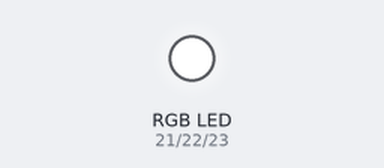
Bench run of a sketch on a simulated Arduino Mega 2560, built with avr-gcc and run on an emulated ATmega2560. Shown: an RGB LED mixed from three pins (HIGH = lit).

Above: at 1.0 s.
At 3.05 s:
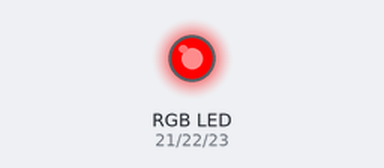
At 3.8 s:
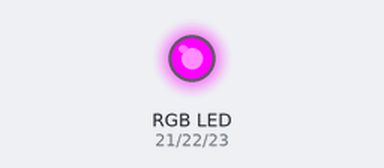
Timing chart, 0 to 4.9 s (numbered marks = the images above):
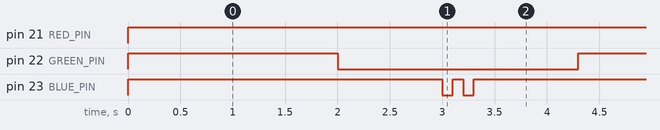

Measured:
- by itself, pin 21 (RED_PIN): LOW → HIGH at 0.00 s
- by itself, pin 22 (GREEN_PIN): alternates HIGH for 2.0 s and LOW for 2.3 s
- by itself, pin 23 (BLUE_PIN): repeats every 4.3 s: LOW 0.10 s, HIGH 0.10 s, LOW 0.10 s, HIGH 4.0 s

The sketch:

rgbled.ino
```cpp
#include "xts_dev_rgbled.h"

RGBLed led;

// 209, 228, 194 -> vert pastel
// 182, 237, 141 -> bleu pastel


void setup() {
    led.setup();
}

void loop() {
    led.rgb( 209, 228, 194 );
    delay(1000);
    led.rgb( 182, 237, 141 );
    delay(1000);
    led.rgb( 187,  74, 230 ); // purple
    delay(1000);

    led.drive_led(true);
    delay(100);
    led.drive_led(false);
    delay(100);
    led.drive_led(true);
    delay(100);
    led.drive_led(false);
    delay(1000);

}
```

xts_dev_arduino_rgbled.cpp
```cpp
// #include "top.h"

/**
 * RGB led driver API
 *
 *
 * Xtase - fgalliat @Mar 2020
 *
 */

#include "Arduino.h"

#include "xts_dev_rgbled.h"

#define RED_PIN   21
#define GREEN_PIN 22
#define BLUE_PIN  23

RGBLed::RGBLed() {
}

bool RGBLed::setup() {
    pinMode(RED_PIN, OUTPUT);   digitalWrite(RED_PIN, LOW);
    pinMode(GREEN_PIN, OUTPUT); digitalWrite(GREEN_PIN, LOW);
    pinMode(BLUE_PIN, OUTPUT);  digitalWrite(BLUE_PIN, LOW);

    off(); // saves init values
    return true;
}

void RGBLed::off() {
    rgb(0x00, 0x00, 0x00);
}

void RGBLed::save(uint8_t r, uint8_t g, uint8_t b) {
    red = r;
    green = g;
    blue = b;
}
void RGBLed::restore() {
    setState(red, green, blue);
}
void RGBLed::setState(uint8_t r, uint8_t g, uint8_t b) {
    analogWrite(RED_PIN, r);
    analogWrite(GREEN_PIN, g);
    analogWrite(BLUE_PIN, b);
}

void RGBLed::rgb(uint8_t r, uint8_t g, uint8_t b) {
    save(r, g, b);
    setState(r, g, b);
}

void RGBLed::clr_red() {
    rgb(0xFF, 0x00, 0x00);
}
void RGBLed::clr_green() {
    rgb(0x00, 0xFF, 0x00);
}
void RGBLed::clr_blue() {
    rgb(0x00, 0x00, 0xFF);
}

void RGBLed::drive_led(bool state) {
    if ( state ) {
        setState(0xFF, 0x00, 0x00);
    } else {
        restore();
    }
}
```

xts_dev_rgbled.h
```cpp
/**
 * RGB led driver API
 *
 *
 * Xtase - fgalliat @Mar 2020
 *
 */

class RGBLed {

    private:
        uint8_t red;
        uint8_t green;
        uint8_t blue;

        void save(uint8_t r, uint8_t g, uint8_t b);
        void restore();
        void setState(uint8_t r, uint8_t g, uint8_t b);
    public:
        RGBLed();
        bool setup();
        void rgb(uint8_t r, uint8_t g, uint8_t b);
        void off();
        void drive_led(bool state);
        void clr_red();
        void clr_green();
        void clr_blue();
};
```
